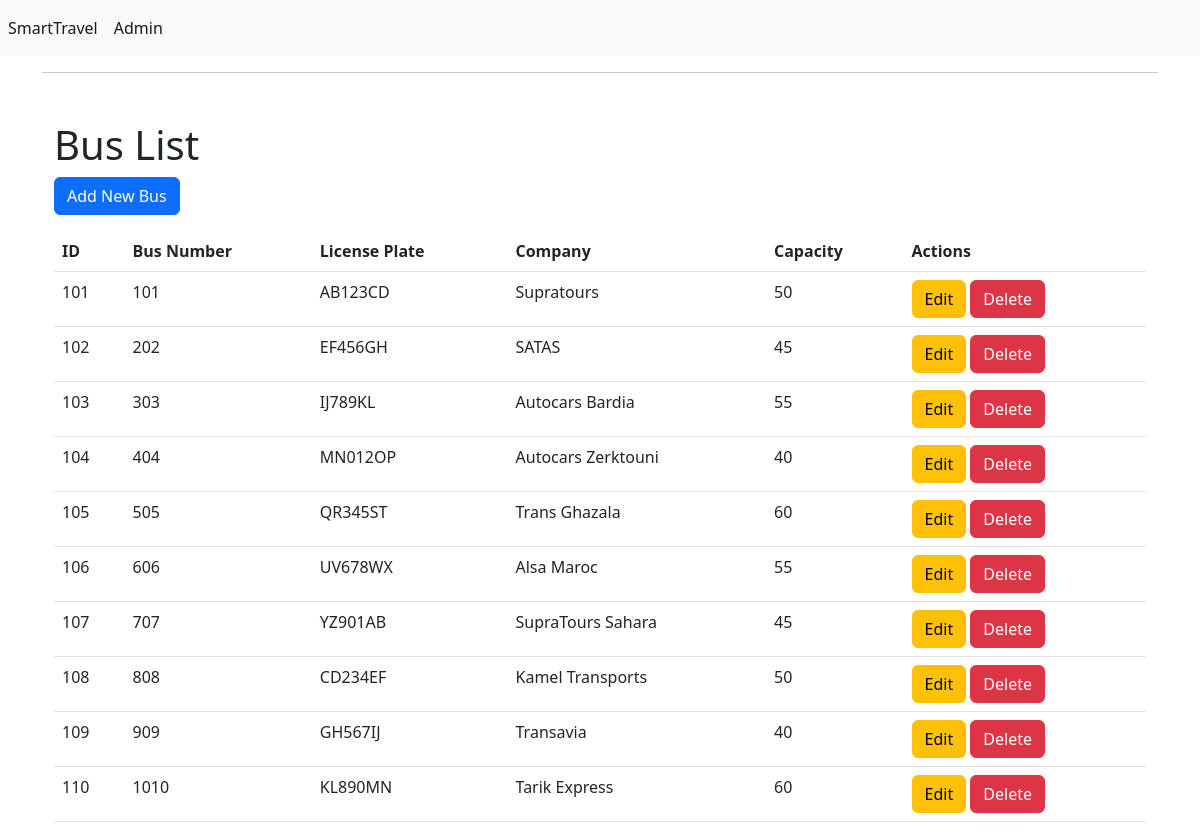
Page /index.php?action=busindex on the committed database.
### tables this page shows
CREATE TABLE Bus (
    busID INT PRIMARY KEY AUTO_INCREMENT,
    busNumber INT,
    licensePlate VARCHAR(255),
    companyID INT,
    capacity INT,
    FOREIGN KEY (companyID) REFERENCES Company(companyID)
);

CREATE TABLE Company (
    companyID INT PRIMARY KEY AUTO_INCREMENT,
    companyName VARCHAR(255),
    companyImage VARCHAR(255)
);

### app/controllers/BusController.php (called while the page is built, shortened)
<?php
class BusController
{
    private $busDAO;
    public function __construct()
    {
        $this->busDAO = new BusDAO();
    }
    public function index()
    {
        $buses = $this->busDAO->getAllBuses();
        include_once 'app/views/bus/index.php';
    }
}

### app/models/Database.php (called while the page is built)
<?php
class Database
{
    private $host = "localhost";
    private $dbname = "SmartTravel";
    private $username = "root";
    private $password = "";
    public function getConnection()
    {
        try {
            $conn = new PDO("mysql:host={$this->host};dbname={$this->dbname}", $this->username, $this->password);
            $conn->setAttribute(PDO::ATTR_ERRMODE, PDO::ERRMODE_EXCEPTION);
            return $conn;
        } catch (PDOException $e) {
            echo "Connection failed: " . $e->getMessage();
            return null;
        }
    }
}

### app/models/BusDAO.php (called while the page is built, shortened)
<?php
include_once 'DatabaseDAO.php';
include_once 'Bus.php';
include_once 'CompanyDAO.php';
class BusDAO extends DatabaseDAO
{
    public function getAllBuses()
    {
        $query = "SELECT * FROM Bus";
        $buses = array();
        $result = $this->fetchAll($query);
        foreach ($result as $row) {
            $CompanyDao = new CompanyDao();
            $company = $CompanyDao->getCompanyById($row['companyID']);
            $buses[] = new Bus($row['busID'], $row['busNumber'], $row['licensePlate'], $company, $row['capacity']);
        }
        return $buses;
    }
}

### app/models/DatabaseDAO.php (called while the page is built, shortened)
<?php
include_once 'Database.php';
class DatabaseDAO
{
    protected $conn;
    public function __construct()
    {
        $dbConnection = new Database();
        $this->conn = $dbConnection->getConnection();
    }
    public function executeQuery($query, $params = [])
    {
        $stmt = $this->conn->prepare($query);
        $stmt->execute($params);
        return $stmt;
    }
    public function fetchAll($query, $params = [])
    {
        $stmt = $this->executeQuery($query, $params);
        return $stmt ? $stmt->fetchAll(PDO::FETCH_ASSOC) : [];
    }
    public function fetch($query, $params = [])
    {
        $stmt = $this->executeQuery($query, $params);
        return $stmt ? $stmt->fetch(PDO::FETCH_ASSOC) : null;
    }
}

### app/models/CompanyDAO.php (called while the page is built, shortened)
<?php
include_once 'DatabaseDAO.php';
include_once 'Company.php';
class CompanyDAO extends DatabaseDAO
{
    public function getCompanyById($companyID)
    {
        $query = "SELECT * FROM Company WHERE companyID = :companyID";
        $params = [':companyID' => $companyID];
        $companyData = $this->fetch($query, $params);
        if ($companyData) {
            return new Company($companyData['companyID'], $companyData['companyName'], $companyData['companyImage']);
        }
        return null;
    }
}

### app/models/Bus.php (called while the page is built, shortened)
<?php
class Bus
{
    private $busID;
    private $busNumber;
    private $licensePlate;
    private $company;
    private $capacity;
    public function __construct($busID, $busNumber, $licensePlate, $company, $capacity)
    {
        $this->busID = $busID;
        $this->busNumber = $busNumber;
        $this->licensePlate = $licensePlate;
        $this->company = $company;
        $this->capacity = $capacity;
    }
    public function getBusID()
    {
        return $this->busID;
    }
    public function getBusNumber()
    {
        return $this->busNumber;
    }
    public function getLicensePlate()
    {
        return $this->licensePlate;
    }
    public function getCompany()
    {
        return $this->company;
    }
    public function getCapacity()
    {
        return $this->capacity;
    }
}

### app/models/Company.php (called while the page is built, shortened)
<?php
class Company
{
    private $companyName;
    public function __construct($companyID, $companyName, $companyImage)
    {
        $this->companyName = $companyName;
    }
    public function getCompanyName()
    {
        return $this->companyName;
    }
}

### app/views/bus/index.php (the view, shortened to what this page needs)
<div class="container mt-5">
    <h1>Bus List</h1>
    <a href="index.php?action=buscreate" class="btn btn-primary mb-3">Add New Bus</a>
    <?php if (!empty($buses)): ?>
    <table class="table">
        <thead>
            <tr>
                <th>ID</th>
                <th>Bus Number</th>
                <th>License Plate</th>
                <th>Company</th>
                <th>Capacity</th>
                <th>Actions</th>
            </tr>
        </thead>
        <tbody>
            <?php foreach ($buses as $bus): ?>
            <tr>
                <td>
                    <?= $bus->getBusID() ?>
                </td>
                <td>
                    <?= $bus->getBusNumber() ?>
                </td>
                <td>
                    <?= $bus->getLicensePlate() ?>
                </td>
                <td>
                    <?= $bus->getCompany()->getCompanyName() ?>
                </td>
                <td>
                    <?= $bus->getCapacity() ?>
                </td>
                <td>
                    <a href="index.php?action=busedit&id=<?= $bus->getBusID() ?>" class="btn btn-warning">Edit</a>
                    <a href="index.php?action=busdelete&id=<?= $bus->getBusID() ?>" class="btn btn-danger">Delete</a>
                </td>
            </tr>
            <?php endforeach; ?>
        </tbody>
    </table>
    <?php else: ?>
    <p class="text-center">No buses found.</p>
    <?php endif; ?>
</div>
<?php $content = ob_get_clean(); ?>
<?php include_once 'app/views/include/layout.php'; ?>

### index.php (shortened to what this page needs)
<?php
include_once __DIR__ . '/app/controllers/BusController.php';
include_once __DIR__ . '/app/controllers/ScheduleController.php';
include_once __DIR__ . '/app/models/Bus.php';
include_once __DIR__ . '/app/models/BusDAO.php';
if (isset($_GET['action'])) {
    $action = $_GET['action'];
    $busController = new BusController();
    switch ($action) {
        case 'busindex':
            $busController->index();
            break;
    }
} else {
    $homeController = new HomeController();
    $homeController->index();
}

### app/views/include/layout.php (shortened to what this page needs)
<!doctype html>
<html lang="en">
<head>
    <link href="https://cdn.jsdelivr.net/npm/bootstrap@5.2.3/dist/css/bootstrap.min.css" rel="stylesheet"
>
</head>
<body>
    <?php require_once 'navbar.php' ?>
    <div class="container mt-2">
        <hr>
        <?= $content ?>
    </div>
</body>
</html>

### app/views/include/navbar.php
<nav class="navbar navbar-expand-lg navbar-light bg-light">
    <div class="collapse navbar-collapse" id="navbarNav">
        <ul class="navbar-nav">
            <li class="nav-item">
                <a class="nav-link active" href="index.php?action=list">SmartTravel</a>
            </li>
            <li class="nav-item">
                <a class="nav-link active" href="index.php?action=admin">Admin</a>
            </li>
        </ul>
    </div>
</nav>

### rows in the picture
bus: busID "101", busNumber "101", licensePlate "AB123CD", companyID.companyName "Supratours", capacity "50"
bus: busID "102", busNumber "202", licensePlate "EF456GH", companyID.companyName "SATAS", capacity "45"
bus: busID "103", busNumber "303", licensePlate "IJ789KL", companyID.companyName "Autocars Bardia", capacity "55"
bus: busID "104", busNumber "404", licensePlate "MN012OP", companyID.companyName "Autocars Zerktouni", capacity "40"
bus: busID "105", busNumber "505", licensePlate "QR345ST", companyID.companyName "Trans Ghazala", capacity "60"
bus: busID "106", busNumber "606", licensePlate "UV678WX", companyID.companyName "Alsa Maroc", capacity "55"
bus: busID "107", busNumber "707", licensePlate "YZ901AB", companyID.companyName "SupraTours Sahara", capacity "45"
bus: busID "108", busNumber "808", licensePlate "CD234EF", companyID.companyName "Kamel Transports", capacity "50"
bus: busID "109", busNumber "909", licensePlate "GH567IJ", companyID.companyName "Transavia", capacity "40"
bus: busID "110", busNumber "1010", licensePlate "KL890MN", companyID.companyName "Tarik Express", capacity "60"
